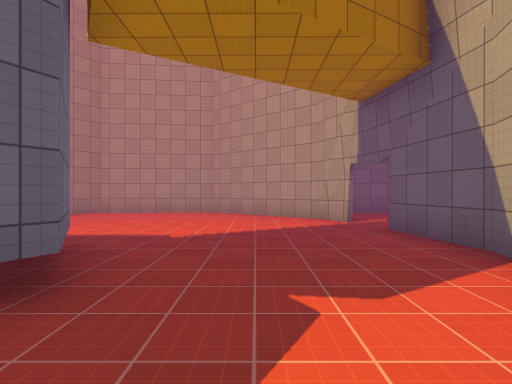
View 1 (above)

21 first-person views from a walk through a 3-D level made in the Unity game engine. The camera is 1.4 m above the floor, looks level and sees 80° across. Doors are open. The floor is counted in squares, 2 m on a side. Each view is taken from the middle of a square. On the plan, view 1 faces up. The plan holds only what a view shows up to about 10 squares ahead; the rest is blank. The place goes on beyond the plan. The player is left out. Some animated figures are left out. Surface patterns are stand-ins for the level's own textures.

View 2
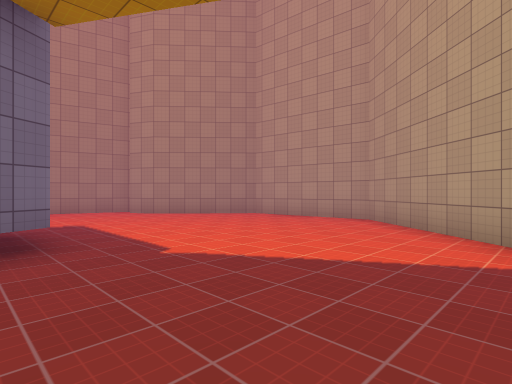

View 3
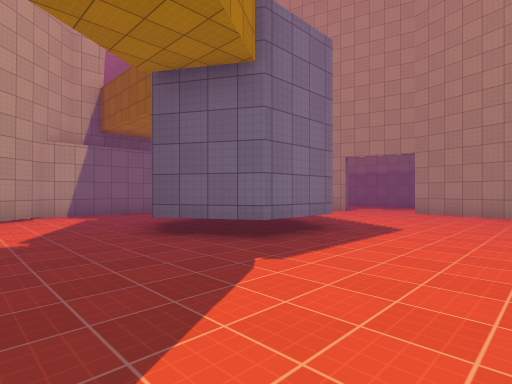

View 4
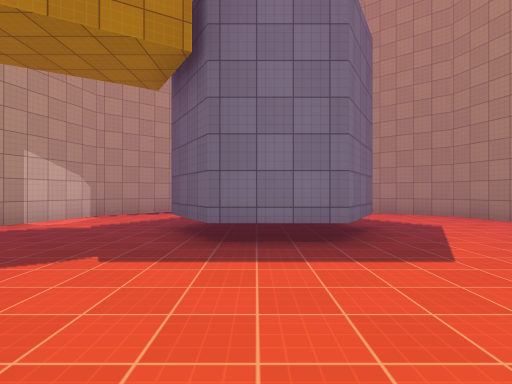

View 5
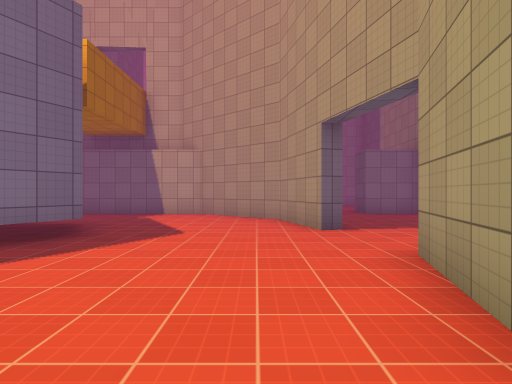

View 6
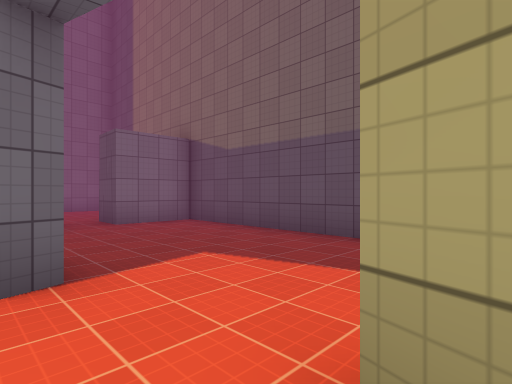

View 7
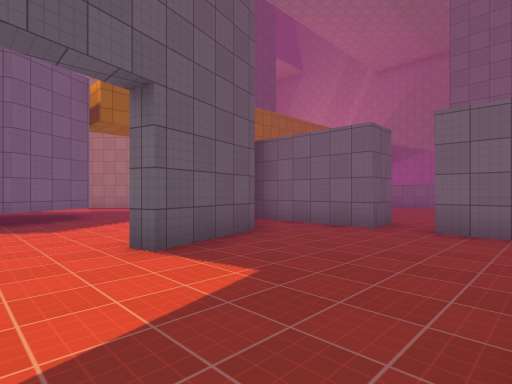

View 8
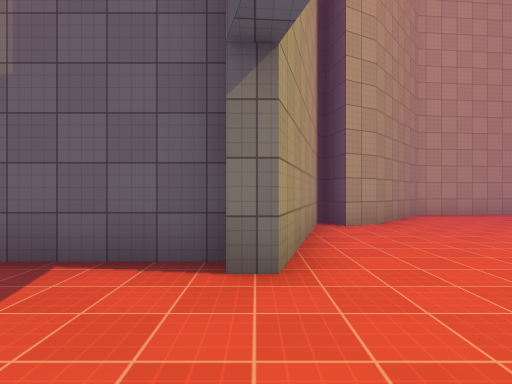

View 9
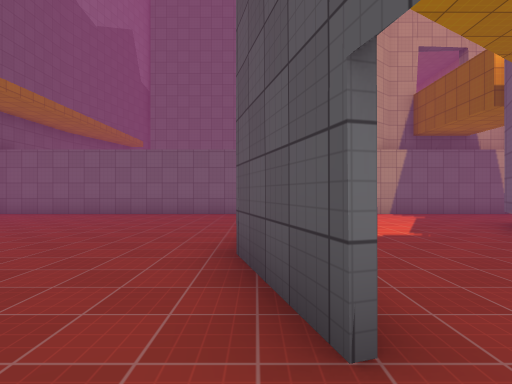

View 10
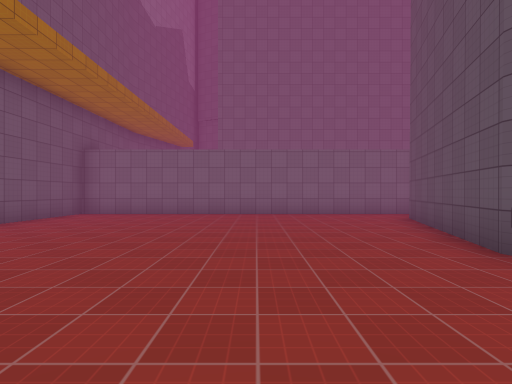

View 11
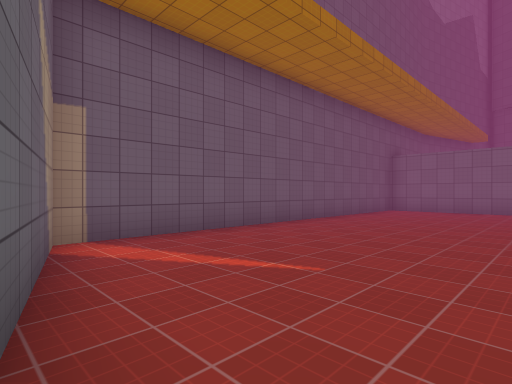

View 12
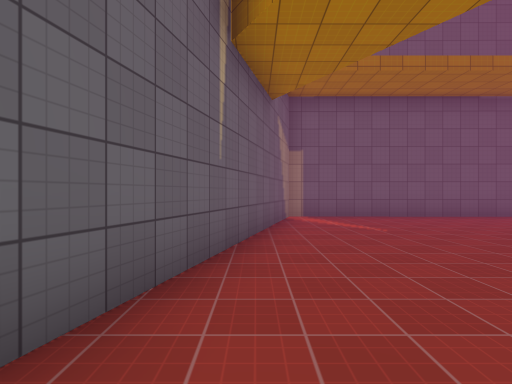

View 13
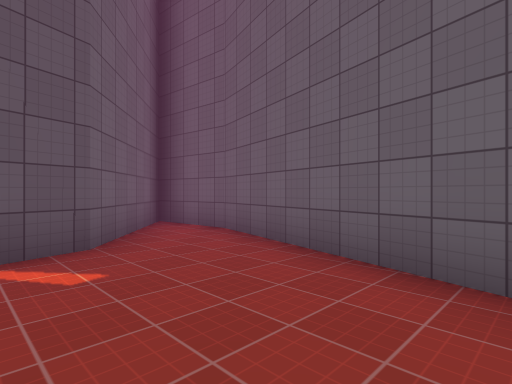

View 14
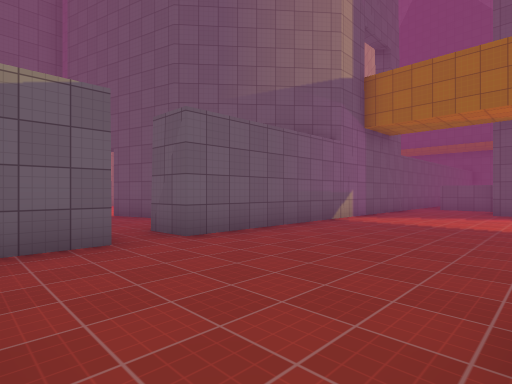

View 15
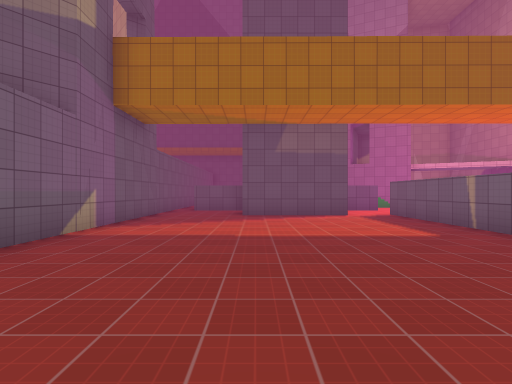

View 16
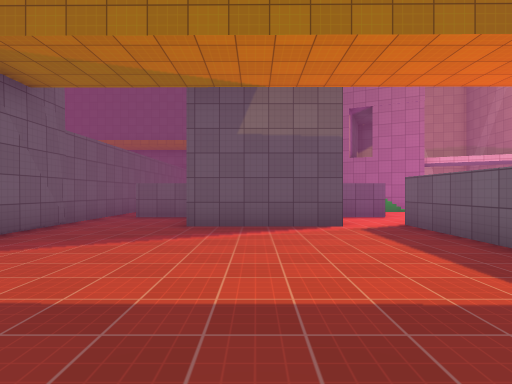

View 17
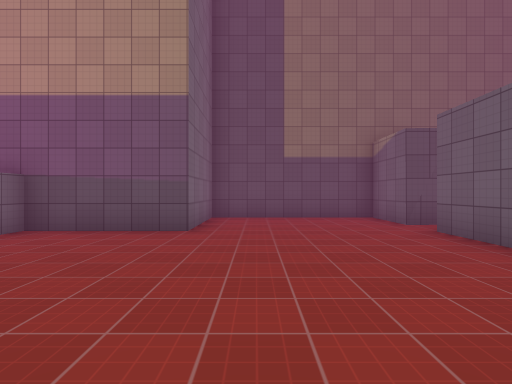

View 18
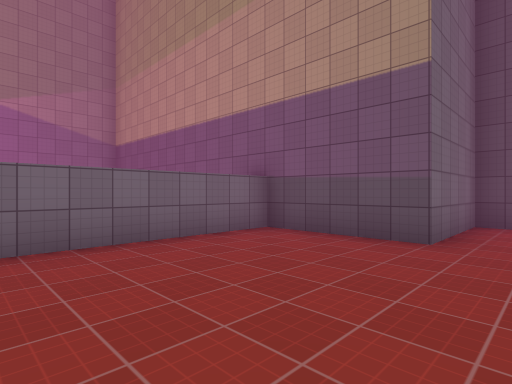

View 19
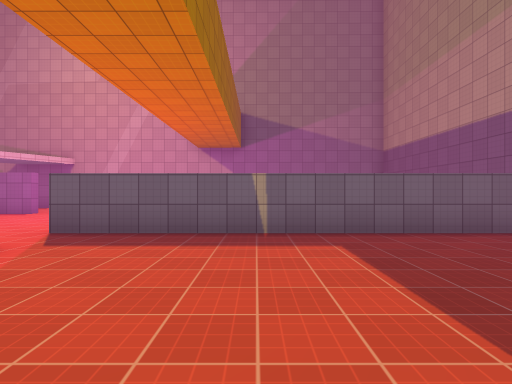

View 20
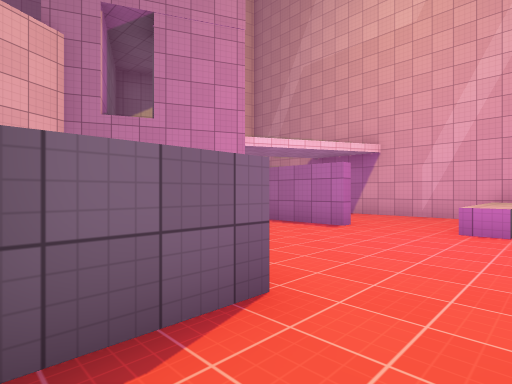

View 21
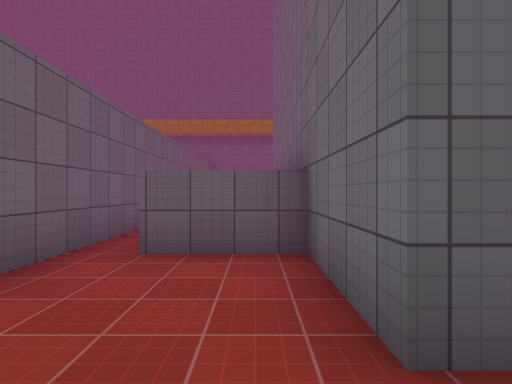

### Floor plan
Ten units are one square. View 1 is at (0, 0); x grows to the right and y downward. Boxes are objects, and circles mark ways between rooms. Rooms are numbered by the first view taken in them; rooms with no view inside come last. Other rooms are left out.
<svg viewBox="-139 -113 261 234">
<path fill="none" stroke="#000" d="M-42 -3 -52 -21 -43 -38 -23 -38 -14 -21 -24 -4M22 -70 16 -79M22 -75 -15 -106M-86 -78 -98 -36M-96 -13 -92 -14 -86 8 -62 28 -7 28 16 8 28 -36 25 -58M-2 -106 -51 -101 -74 -76 -82 -72M-89 11 -96 -13M-104 28 -71 28M-134 -19 -134 28 -115 28M-98 -36 -104 -36M-102 -41 -126 -41M26 -58 32 -36 20 10M10 28 116 28 117 -81 13 -108 -2 -106M-9 -106 20 -82 22 -75M-18 99 -18 66 4 66 4 46M-115 28 -115 38 -134 38 -134 82 -105 82 -105 112 -14 112M6 38 -104 38 -104 28M4 116 4 101"/>
<circle cx="-100" cy="-25" r="3" fill="#2a7"/>
<circle cx="30" cy="-65" r="3" fill="#2a7"/>
<circle cx="-110" cy="30" r="3" fill="#2a7"/>
<text x="-30" y="-40">1</text>
<text x="-110" y="0">2</text>
<text x="70" y="-40">3</text>
<text x="-70" y="70">4</text>
</svg>
Room 1 opens to room 2. Room 1 opens to room 3. Room 2 opens to room 4.

Where each view was taken, in squares from view 1:
view 1: 0 up, 0 right, facing up
view 2: 3 up, 2 right, facing up-left
view 3: 7 up, 1 right, facing down-left
view 4: 8 up, 3 left, facing down
view 5: 7 up, 8 left, facing down
view 6: 4 up, 9 left, facing down-left
view 7: 3 up, 13 left, facing down-right
view 8: 1 up, 10 left, facing up
view 9: 7 up, 3 right, facing down
view 10: 7 up, 6 right, facing down
view 11: 9 up, 7 right, facing down-right
view 12: 9 up, 3 right, facing right
view 13: 7 up, 6 right, facing up-left
view 14: 8 down, 13 left, facing up-right
view 15: 7 down, 11 left, facing right
view 16: 8 down, 8 left, facing right
view 17: 7 down, 5 left, facing left
view 18: 7 down, 6 left, facing down-left
view 19: 6 down, 5 left, facing down
view 20: 10 down, 1 left, facing down-right
view 21: 6 down, 3 left, facing right
